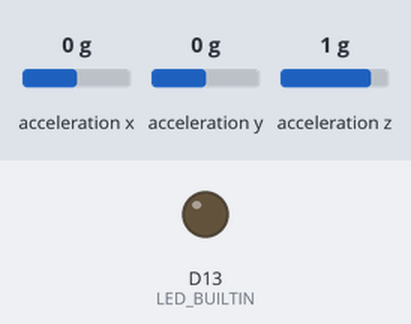
A sketch run on a simulated Arduino Nano 33 BLE. Parts: output pins drawn as LEDs (lit = HIGH). Inputs (shaded band) come from the test bench; at power-on: acceleration x 0 g, acceleration y 0 g, acceleration z 1 g. Nothing arrives over Bluetooth unless stated; a phone connects over Bluetooth LE 3 s after start; what the sketch prints to the serial monitor is not drawn.

Above: at 0.1 s.
At 3.1 s:
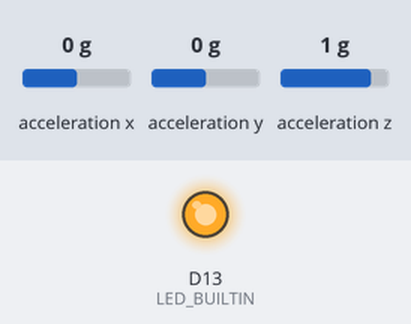
Timing chart, 0 to 4.6 s (numbered marks = the images above):
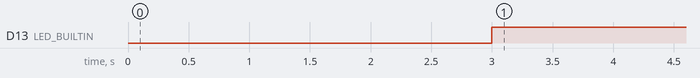

The sketch:

ACC_BLE.ino
```cpp
#include <ArduinoBLE.h>
#include <Arduino_LSM9DS1.h>

float accX, accY, accZ; // max. 5 characters String each (if negative)
unsigned long myTime; // max. 10 characters String
const String del = ";"; // 1 character
const int strLen = 10 + 3 * 5 + 3; // + 3 for 3 delimiters

// check https://www.uuidgenerator.net/ to generate your own unique UUIDs
BLEService accelService("TO_BE_FILLED");
BLEStringCharacteristic accelCharacteristic("TO_BE_FILLED", BLERead | BLENotify, strLen);

void setup() {
  IMU.begin();
  Serial.begin(9600);
  // while (!Serial);

  pinMode(LED_BUILTIN, OUTPUT);

  if (!BLE.begin()) {
    Serial.println("BLE failed to Initiate");
    delay(500);
    while (1);
  }

  BLE.setLocalName("Arduino Accelerometer");
  BLE.setAdvertisedService(accelService);
  accelService.addCharacteristic(accelCharacteristic);
  BLE.addService(accelService);
  accelCharacteristic.writeValue("1111111111;-0.00;-0.00;-0.00");
  BLE.advertise();

  Serial.println("Bluetooth device is now active, waiting for connections...");
}

void loop() {
  BLEDevice central = BLE.central();
  if (central) {
    Serial.print("Connected to central: ");
    Serial.println(central.address());
    digitalWrite(LED_BUILTIN, HIGH);
    while (central.connected()) {
      // delay(1);

      read_Accel();
      myTime = millis();

      String msg = get_message();
      accelCharacteristic.writeValue(msg);

      print_to_serial();
    }
  }
  digitalWrite(LED_BUILTIN, LOW);
  Serial.print("Disconnected from central: ");
  Serial.println(central.address());
}

void read_Accel() {
  if (IMU.accelerationAvailable()) {
    IMU.readAcceleration(accX, accY, accZ);
  }
}

void print_to_serial() {
  Serial.print(myTime); Serial.print('\t');
  Serial.print(accX); Serial.print('\t');
  Serial.print(accY); Serial.print('\t');
  Serial.print(accZ); Serial.print('\n');
}

String get_message() {
  return String(myTime) + del + String(accX) + del + String(accY) + del + String(accZ);
}
```

Measured:
- by itself, D13 (LED_BUILTIN): LOW → HIGH at 3.0 s
